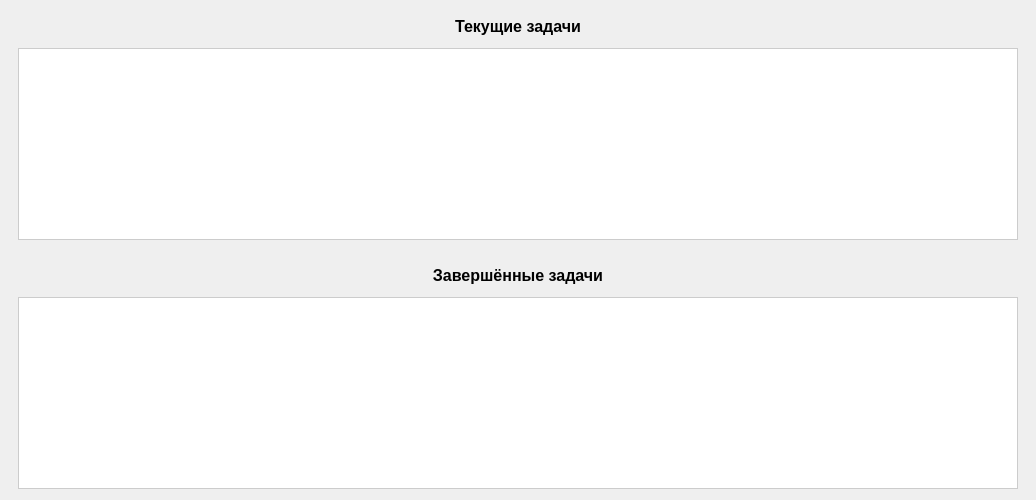
<?xml version="1.0" encoding="UTF-8"?>
<ui version="4.0">
 <class>TicketTableForm</class>
 <widget class="QWidget" name="TicketTableForm">
  <property name="styleSheet">
   <string notr="true">
QTableView {
    background: #ffffff;
    border: 1px solid #ccc;
    font-size: 13px;
    gridline-color: #d0d0d0;
    selection-background-color: #cce4ff;
}

QHeaderView::section {
    background-color: #f1f1f1;
    border: 1px solid #ccc;
    padding: 4px;
    font-weight: bold;
    font-size: 13px;
    color: #333;
    border-top-left-radius: 4px;
    border-top-right-radius: 4px;
}

QTableCornerButton::section {
    border: none;
}
   </string>
  </property>
  <layout class="QVBoxLayout" name="verticalLayout">

   <!-- Заголовок активных задач -->
   <item>
    <widget class="QLabel" name="labelCurrent">
     <property name="text">
      <string>Текущие задачи</string>
     </property>
     <property name="alignment">
      <set>Qt::AlignCenter</set>
     </property>
     <property name="styleSheet">
      <string notr="true">font-size: 16px; font-weight: bold; margin: 6px;</string>
     </property>
    </widget>
   </item>

   <!-- Центрированная основная таблица -->
   <item>
    <layout class="QHBoxLayout">
     <item>
      <spacer name="leftSpacer1">
       <property name="orientation"><enum>Qt::Horizontal</enum></property>
       <property name="sizeType"><enum>QSizePolicy::Expanding</enum></property>
      </spacer>
     </item>
     <item>
      <widget class="QTableView" name="tableView">
       <property name="minimumSize">
        <size>
         <width>1000</width>
         <height>120</height>
        </size>
       </property>
       <property name="showGrid">
        <bool>true</bool>
       </property>
      </widget>
     </item>
     <item>
      <spacer name="rightSpacer1">
       <property name="orientation"><enum>Qt::Horizontal</enum></property>
       <property name="sizeType"><enum>QSizePolicy::Expanding</enum></property>
      </spacer>
     </item>
    </layout>
   </item>

   <!-- Отступ -->
   <item>
    <widget class="QWidget" name="spacerWidget">
     <property name="minimumSize">
      <size><width>0</width><height>8</height></size>
     </property>
     <property name="maximumSize">
      <size><width>16777215</width><height>8</height></size>
     </property>
    </widget>
   </item>

   <!-- Заголовок завершённых задач -->
   <item>
    <widget class="QLabel" name="labelDone">
     <property name="text">
      <string>Завершённые задачи</string>
     </property>
     <property name="alignment">
      <set>Qt::AlignCenter</set>
     </property>
     <property name="styleSheet">
      <string notr="true">font-size: 16px; font-weight: bold; margin: 6px;</string>
     </property>
    </widget>
   </item>

   <!-- Центрированная таблица завершённых -->
   <item>
    <layout class="QHBoxLayout">
     <item>
      <spacer name="leftSpacer2">
       <property name="orientation"><enum>Qt::Horizontal</enum></property>
       <property name="sizeType"><enum>QSizePolicy::Expanding</enum></property>
      </spacer>
     </item>
     <item>
      <widget class="QTableView" name="doneTableView">
       <property name="minimumSize">
        <size>
         <width>1000</width>
         <height>120</height>
        </size>
       </property>
       <property name="showGrid">
        <bool>true</bool>
       </property>
      </widget>
     </item>
     <item>
      <spacer name="rightSpacer2">
       <property name="orientation"><enum>Qt::Horizontal</enum></property>
       <property name="sizeType"><enum>QSizePolicy::Expanding</enum></property>
      </spacer>
     </item>
    </layout>
   </item>

  </layout>
 </widget>
 <resources/>
 <connections/>
</ui>
